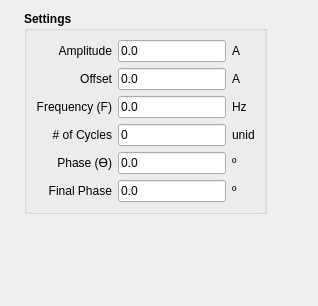
            <widget class="QWidget" name="tab_13">
             <attribute name="title">
              <string>Sinusoidal</string>
             </attribute>
             <layout class="QGridLayout" name="gridLayout_14">
              <item row="0" column="1" rowspan="2">
               <widget class="QGroupBox" name="groupBox_17">
                <property name="font">
                 <font>
                  <weight>75</weight>
                  <bold>true</bold>
                 </font>
                </property>
                <property name="title">
                 <string>Settings</string>
                </property>
                <layout class="QGridLayout" name="gridLayout_9">
                 <item row="0" column="0">
                  <widget class="QLabel" name="label_91">
                   <property name="font">
                    <font>
                     <weight>50</weight>
                     <bold>false</bold>
                    </font>
                   </property>
                   <property name="text">
                    <string>Amplitude</string>
                   </property>
                   <property name="alignment">
                    <set>Qt::AlignRight|Qt::AlignTrailing|Qt::AlignVCenter</set>
                   </property>
                  </widget>
                 </item>
                 <item row="0" column="1">
                  <widget class="QLineEdit" name="le_sinusoidal_amplitude">
                   <property name="font">
                    <font>
                     <weight>50</weight>
                     <bold>false</bold>
                    </font>
                   </property>
                   <property name="text">
                    <string>0.0</string>
                   </property>
                  </widget>
                 </item>
                 <item row="0" column="2">
                  <widget class="QLabel" name="label_94">
                   <property name="font">
                    <font>
                     <weight>50</weight>
                     <bold>false</bold>
                    </font>
                   </property>
                   <property name="text">
                    <string>A </string>
                   </property>
                  </widget>
                 </item>
                 <item row="1" column="0">
                  <widget class="QLabel" name="label_114">
                   <property name="font">
                    <font>
                     <weight>50</weight>
                     <bold>false</bold>
                    </font>
                   </property>
                   <property name="text">
                    <string>Offset</string>
                   </property>
                   <property name="alignment">
                    <set>Qt::AlignRight|Qt::AlignTrailing|Qt::AlignVCenter</set>
                   </property>
                  </widget>
                 </item>
                 <item row="1" column="1">
                  <widget class="QLineEdit" name="le_sinusoidal_offset">
                   <property name="font">
                    <font>
                     <weight>50</weight>
                     <bold>false</bold>
                    </font>
                   </property>
                   <property name="text">
                    <string>0.0</string>
                   </property>
                  </widget>
                 </item>
                 <item row="1" column="2">
                  <widget class="QLabel" name="label_113">
                   <property name="font">
                    <font>
                     <weight>50</weight>
                     <bold>false</bold>
                    </font>
                   </property>
                   <property name="text">
                    <string>A</string>
                   </property>
                  </widget>
                 </item>
                 <item row="2" column="0">
                  <widget class="QLabel" name="label_119">
                   <property name="font">
                    <font>
                     <weight>50</weight>
                     <bold>false</bold>
                    </font>
                   </property>
                   <property name="text">
                    <string>Frequency (F)</string>
                   </property>
                   <property name="alignment">
                    <set>Qt::AlignRight|Qt::AlignTrailing|Qt::AlignVCenter</set>
                   </property>
                  </widget>
                 </item>
                 <item row="2" column="1">
                  <widget class="QLineEdit" name="le_sinusoidal_frequency">
                   <property name="font">
                    <font>
                     <weight>50</weight>
                     <bold>false</bold>
                    </font>
                   </property>
                   <property name="text">
                    <string>0.0</string>
                   </property>
                  </widget>
                 </item>
                 <item row="2" column="2">
                  <widget class="QLabel" name="label_116">
                   <property name="font">
                    <font>
                     <weight>50</weight>
                     <bold>false</bold>
                    </font>
                   </property>
                   <property name="text">
                    <string>Hz</string>
                   </property>
                  </widget>
                 </item>
                 <item row="3" column="0">
                  <widget class="QLabel" name="label_117">
                   <property name="font">
                    <font>
                     <weight>50</weight>
                     <bold>false</bold>
                    </font>
                   </property>
                   <property name="text">
                    <string># of Cycles</string>
                   </property>
                   <property name="alignment">
                    <set>Qt::AlignRight|Qt::AlignTrailing|Qt::AlignVCenter</set>
                   </property>
                  </widget>
                 </item>
                 <item row="3" column="1">
                  <widget class="QLineEdit" name="le_sinusoidal_n_cycles">
                   <property name="font">
                    <font>
                     <weight>50</weight>
                     <bold>false</bold>
                    </font>
                   </property>
                   <property name="text">
                    <string>0</string>
                   </property>
                  </widget>
                 </item>
                 <item row="3" column="2">
                  <widget class="QLabel" name="label_123">
                   <property name="font">
                    <font>
                     <weight>50</weight>
                     <bold>false</bold>
                    </font>
                   </property>
                   <property name="text">
                    <string>unid</string>
                   </property>
                  </widget>
                 </item>
                 <item row="4" column="0">
                  <widget class="QLabel" name="label_93">
                   <property name="font">
                    <font>
                     <weight>50</weight>
                     <bold>false</bold>
                    </font>
                   </property>
                   <property name="text">
                    <string>Phase (ϴ)</string>
                   </property>
                   <property name="alignment">
                    <set>Qt::AlignRight|Qt::AlignTrailing|Qt::AlignVCenter</set>
                   </property>
                  </widget>
                 </item>
                 <item row="4" column="1">
                  <widget class="QLineEdit" name="le_initial_phase">
                   <property name="font">
                    <font>
                     <weight>50</weight>
                     <bold>false</bold>
                    </font>
                   </property>
                   <property name="text">
                    <string>0.0</string>
                   </property>
                  </widget>
                 </item>
                 <item row="4" column="2">
                  <widget class="QLabel" name="label_115">
                   <property name="font">
                    <font>
                     <weight>50</weight>
                     <bold>false</bold>
                    </font>
                   </property>
                   <property name="text">
                    <string>º</string>
                   </property>
                  </widget>
                 </item>
                 <item row="5" column="0">
                  <widget class="QLabel" name="label_121">
                   <property name="font">
                    <font>
                     <weight>50</weight>
                     <bold>false</bold>
                    </font>
                   </property>
                   <property name="text">
                    <string>Final Phase</string>
                   </property>
                   <property name="alignment">
                    <set>Qt::AlignRight|Qt::AlignTrailing|Qt::AlignVCenter</set>
                   </property>
                  </widget>
                 </item>
                 <item row="5" column="1">
                  <widget class="QLineEdit" name="le_final_phase">
                   <property name="font">
                    <font>
                     <weight>50</weight>
                     <bold>false</bold>
                    </font>
                   </property>
                   <property name="text">
                    <string>0.0</string>
                   </property>
                  </widget>
                 </item>
                 <item row="5" column="2">
                  <widget class="QLabel" name="label_118">
                   <property name="font">
                    <font>
                     <weight>50</weight>
                     <bold>false</bold>
                    </font>
                   </property>
                   <property name="text">
                    <string>º</string>
                   </property>
                  </widget>
                 </item>
                </layout>
               </widget>
              </item>
              <item row="2" column="1">
               <spacer name="verticalSpacer_6">
                <property name="orientation">
                 <enum>Qt::Vertical</enum>
                </property>
                <property name="sizeHint" stdset="0">
                 <size>
                  <width>20</width>
                  <height>75</height>
                 </size>
                </property>
               </spacer>
              </item>
              <item row="1" column="0" rowspan="2">
               <widget class="QLabel" name="label_70">
                <property name="text">
                 <string/>
                </property>
                <property name="pixmap">
                 <pixmap>../../resources/img/Eq_seno.jpg</pixmap>
                </property>
                <property name="scaledContents">
                 <bool>false</bool>
                </property>
                <property name="alignment">
                 <set>Qt::AlignCenter</set>
                </property>
               </widget>
              </item>
              <item row="0" column="0">
               <widget class="QLabel" name="label_61">
                <property name="text">
                 <string/>
                </property>
                <property name="pixmap">
                 <pixmap>../../resources/img/senoide_tempo.JPG</pixmap>
                </property>
                <property name="scaledContents">
                 <bool>true</bool>
                </property>
               </widget>
              </item>
              <item row="0" column="2">
               <spacer name="horizontalSpacer_8">
                <property name="orientation">
                 <enum>Qt::Horizontal</enum>
                </property>
                <property name="sizeHint" stdset="0">
                 <size>
                  <width>40</width>
                  <height>20</height>
                 </size>
                </property>
               </spacer>
              </item>
             </layout>
            </widget>
